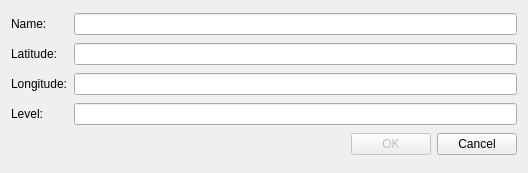
<?xml version="1.0" encoding="UTF-8"?>
<ui version="4.0" stdsetdef="1">
  <author></author>
  <comment>  Copyright 2017 Google Inc.
 Licensed under the Apache License, Version 2.0 (the &quot;License&quot;);
 you may not use this file except in compliance with the License.
 You may obtain a copy of the License at
 http://www.apache.org/licenses/LICENSE-2.0
 Unless required by applicable law or agreed to in writing, software
 distributed under the License is distributed on an &quot;AS IS&quot; BASIS,
 WITHOUT WARRANTIES OR CONDITIONS OF ANY KIND, either express or implied.
 See the License for the specific language governing permissions and
 limitations under the License.
</comment>
  <exportmacro></exportmacro>
  <class>PlacemarkEditBase</class>
  <widget class="QDialog" name="PlacemarkEditBase">
    <property name="geometry">
      <rect>
        <x>0</x>
        <y>0</y>
        <width>528</width>
        <height>173</height>
      </rect>
    </property>
    <property name="windowTitle">
      <string>Edit Favorite</string>
    </property>
    <layout class="QGridLayout">
      <property name="margin">
        <number>11</number>
      </property>
      <property name="spacing">
        <number>6</number>
      </property>
      <item row="1" column="1">
        <widget class="QLineEdit" name="latitudeEdit"/>
      </item>
      <item row="0" column="1">
        <widget class="QLineEdit" name="nameEdit"/>
      </item>
      <item row="0" column="0">
        <widget class="QLabel" name="TextLabel2">
          <property name="text">
            <string>Name:</string>
          </property>
          <property name="buddy" stdset="0">
            <cstring>nameEdit</cstring>
          </property>
          <property name="wordWrap">
            <bool>false</bool>
          </property>
        </widget>
      </item>
      <item row="1" column="0">
        <widget class="QLabel" name="TextLabel2_2">
          <property name="text">
            <string>Latitude:</string>
          </property>
          <property name="buddy" stdset="0">
            <cstring>latitudeEdit</cstring>
          </property>
          <property name="wordWrap">
            <bool>false</bool>
          </property>
        </widget>
      </item>
      <item row="4" column="0" rowspan="1" colspan="2">
        <layout class="QHBoxLayout">
          <property name="margin">
            <number>0</number>
          </property>
          <property name="spacing">
            <number>6</number>
          </property>
          <item>
            <spacer name="Spacer3">
              <property name="sizeHint">
                <size>
                  <width>291</width>
                  <height>0</height>
                </size>
              </property>
              <property name="sizeType">
                <enum>QSizePolicy::Expanding</enum>
              </property>
              <property name="orientation">
                <enum>Qt::Horizontal</enum>
              </property>
            </spacer>
          </item>
          <item>
            <widget class="QPushButton" name="okBtn">
              <property name="enabled">
                <bool>false</bool>
              </property>
              <property name="text">
                <string>OK</string>
              </property>
              <property name="default">
                <bool>true</bool>
              </property>
            </widget>
          </item>
          <item>
            <widget class="QPushButton" name="cancelBtn">
              <property name="text">
                <string>Cancel</string>
              </property>
            </widget>
          </item>
        </layout>
      </item>
      <item row="2" column="0">
        <widget class="QLabel" name="TextLabel2_3">
          <property name="text">
            <string>Longitude:</string>
          </property>
          <property name="buddy" stdset="0">
            <cstring>longitudeEdit</cstring>
          </property>
          <property name="wordWrap">
            <bool>false</bool>
          </property>
        </widget>
      </item>
      <item row="3" column="0">
        <widget class="QLabel" name="TextLabel2_3_2">
          <property name="text">
            <string>Level:</string>
          </property>
          <property name="buddy" stdset="0">
            <cstring>levelEdit</cstring>
          </property>
          <property name="wordWrap">
            <bool>false</bool>
          </property>
        </widget>
      </item>
      <item row="2" column="1">
        <widget class="QLineEdit" name="longitudeEdit"/>
      </item>
      <item row="3" column="1">
        <widget class="QLineEdit" name="levelEdit"/>
      </item>
    </layout>
  </widget>
  <layoutdefault spacing="6" margin="11"/>
  <pixmapfunction>qPixmapFromMimeSource</pixmapfunction>
  <tabstops>
    <tabstop>nameEdit</tabstop>
    <tabstop>latitudeEdit</tabstop>
    <tabstop>longitudeEdit</tabstop>
    <tabstop>levelEdit</tabstop>
    <tabstop>okBtn</tabstop>
    <tabstop>cancelBtn</tabstop>
  </tabstops>
  <connections>
    <connection>
      <sender>cancelBtn</sender>
      <signal>released()</signal>
      <receiver>PlacemarkEditBase</receiver>
      <slot>reject()</slot>
    </connection>
    <connection>
      <sender>okBtn</sender>
      <signal>pressed()</signal>
      <receiver>PlacemarkEditBase</receiver>
      <slot>accept()</slot>
    </connection>
    <connection>
      <sender>nameEdit</sender>
      <signal>textChanged(QString)</signal>
      <receiver>PlacemarkEditBase</receiver>
      <slot>nameChanged(QString)</slot>
    </connection>
  </connections>
</ui>
